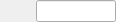
<?xml version="1.0" encoding="UTF-8"?>
<ui version="4.0">
 <class>VGraphsEditor</class>
 <widget class="QWidget" name="VGraphsEditor">
  <property name="geometry">
   <rect>
    <x>0</x>
    <y>0</y>
    <width>116</width>
    <height>20</height>
   </rect>
  </property>
  <property name="maximumSize">
   <size>
    <width>16777215</width>
    <height>20</height>
   </size>
  </property>
  <property name="windowTitle">
   <string>Form</string>
  </property>
  <layout class="QHBoxLayout" name="horizontalLayout">
   <property name="leftMargin">
    <number>0</number>
   </property>
   <property name="topMargin">
    <number>0</number>
   </property>
   <property name="rightMargin">
    <number>0</number>
   </property>
   <property name="bottomMargin">
    <number>0</number>
   </property>
   <item>
    <widget class="QWidget" name="widget" native="true">
     <property name="minimumSize">
      <size>
       <width>30</width>
       <height>0</height>
      </size>
     </property>
     <property name="maximumSize">
      <size>
       <width>30</width>
       <height>16777215</height>
      </size>
     </property>
    </widget>
   </item>
   <item>
    <widget class="QLineEdit" name="lineEdit">
     <property name="clearButtonEnabled">
      <bool>false</bool>
     </property>
    </widget>
   </item>
  </layout>
 </widget>
 <resources/>
 <connections/>
</ui>
